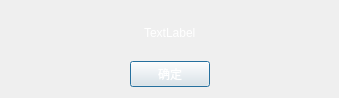
<?xml version="1.0" encoding="UTF-8"?>
<ui version="4.0">
 <class>dlg_warning</class>
 <widget class="QDialog" name="dlg_warning">
  <property name="windowModality">
   <enum>Qt::ApplicationModal</enum>
  </property>
  <property name="geometry">
   <rect>
    <x>0</x>
    <y>0</y>
    <width>339</width>
    <height>98</height>
   </rect>
  </property>
  <property name="windowTitle">
   <string notr="true"/>
  </property>
  <layout class="QGridLayout" name="gridLayout">
   <item row="1" column="0">
    <layout class="QHBoxLayout" name="horizontalLayout">
     <item>
      <spacer name="horizontalSpacer_4">
       <property name="orientation">
        <enum>Qt::Horizontal</enum>
       </property>
       <property name="sizeHint" stdset="0">
        <size>
         <width>40</width>
         <height>20</height>
        </size>
       </property>
      </spacer>
     </item>
     <item>
      <widget class="QPushButton" name="btn_okay">
       <property name="styleSheet">
        <string notr="true">QPushButton {color: white;}</string>
       </property>
       <property name="text">
        <string>确定</string>
       </property>
      </widget>
     </item>
     <item>
      <spacer name="horizontalSpacer_3">
       <property name="orientation">
        <enum>Qt::Horizontal</enum>
       </property>
       <property name="sizeHint" stdset="0">
        <size>
         <width>40</width>
         <height>20</height>
        </size>
       </property>
      </spacer>
     </item>
    </layout>
   </item>
   <item row="0" column="0">
    <layout class="QHBoxLayout" name="horizontalLayout_2">
     <item>
      <spacer name="horizontalSpacer">
       <property name="orientation">
        <enum>Qt::Horizontal</enum>
       </property>
       <property name="sizeHint" stdset="0">
        <size>
         <width>40</width>
         <height>20</height>
        </size>
       </property>
      </spacer>
     </item>
     <item>
      <widget class="QLabel" name="label">
       <property name="styleSheet">
        <string notr="true">color:white</string>
       </property>
       <property name="text">
        <string>TextLabel</string>
       </property>
      </widget>
     </item>
     <item>
      <spacer name="horizontalSpacer_2">
       <property name="orientation">
        <enum>Qt::Horizontal</enum>
       </property>
       <property name="sizeHint" stdset="0">
        <size>
         <width>40</width>
         <height>20</height>
        </size>
       </property>
      </spacer>
     </item>
    </layout>
   </item>
  </layout>
 </widget>
 <resources/>
 <connections/>
</ui>
